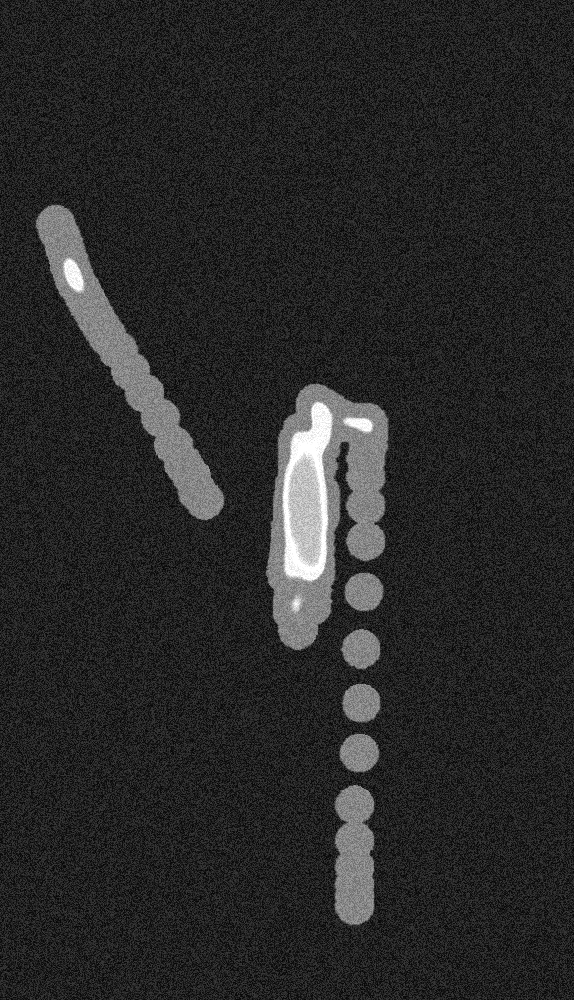
#> input picture Main/dataset/trainYES/heatmap (1)_aug35.png, 574 x 1000 px; its folder holds 4 pictures in this run
$ jupyter execute --allow-errors main.ipynb
#> lines starting #> are read from the running program, lines starting #| are printed output that depends on the picture
[cell 1]
import os
import cv2
import numpy as np
from sklearn.model_selection import train_test_split
from sklearn.ensemble import RandomForestClassifier
from sklearn.metrics import accuracy_score, confusion_matrix, classification_report

[cell 2]
# Cell 2: Load and Preprocess Data
# Define the directories for 'YES' and 'NO' images
heatmap_dir_yes = 'dataset/trainYES/'
heatmap_dir_no = 'dataset/trainNO/'

# List to store features and labels
features = []
labels = []

# Function to process images in a given directory
def process_images(dir_path, label):
#> called with dir_path = 'dataset/trainYES/', label = 1
    count = 0
    for heatmap_file in os.listdir(dir_path):
        if heatmap_file.endswith('.png'):
            # Load the heatmap image
            heatmap = cv2.imread(os.path.join(dir_path, heatmap_file), cv2.IMREAD_GRAYSCALE)
#> heatmap is the input picture: shape (1000, 574); min 6, max 255, mean 41.1

            # Resize image to a fixed size (e.g., 64x64)
            heatmap_resized = cv2.resize(heatmap, (64, 64))
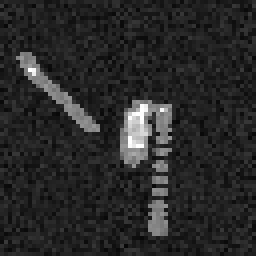
#> heatmap_resized: shape (64, 64) (shown 4 times larger); min 7, max 255, mean 40.8

            # Flatten the image to create a feature vector
            feature_vector = heatmap_resized.flatten()
#> feature_vector = 4096 values, max 255 at index 1095, min 7 at index 1964, mean 40.77

            # Append the feature vector and label to the lists
            features.append(feature_vector)
            labels.append(label)

            count += 1
            print(f"Processed {count} images from {dir_path}")
#> pass 2 of the loop in process_images, `for heatmap_file in os.listdir(dir_path):`:
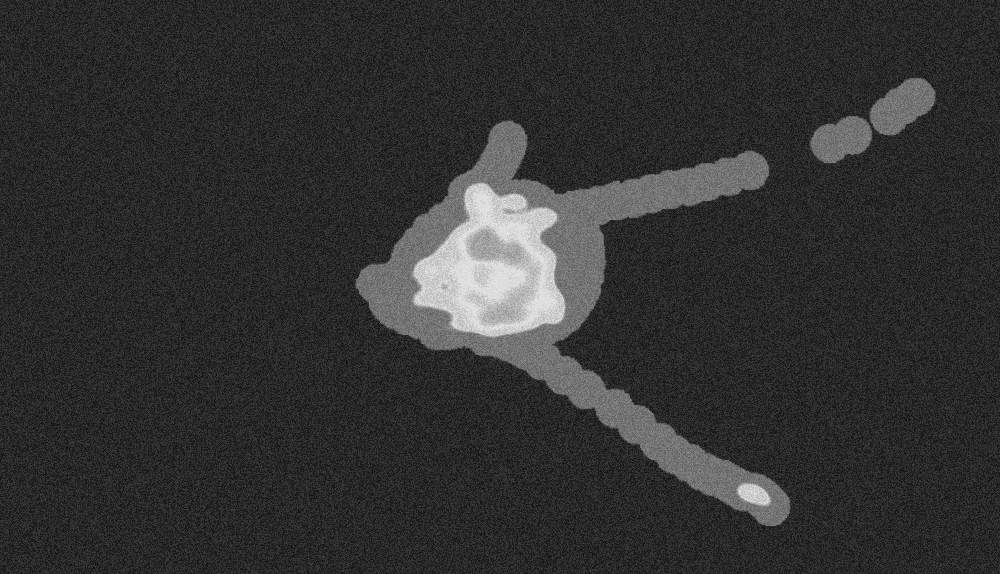
#> input picture Main/dataset/trainYES/heatmap (2)_aug51.png, 1000 x 574 px
#> in process_images, heatmap is the input picture: shape (574, 1000); min 20, max 225, mean 49.8
#> in process_images, `heatmap_resized = cv2.resize(heatmap, (64, 64))`:
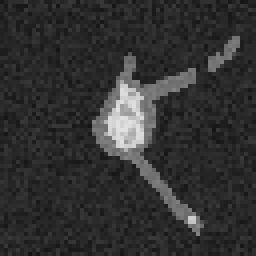
#> heatmap_resized: shape (64, 64) (shown 4 times larger); min 20, max 225, mean 50
#> feature_vector = 4096 values, max 225 at index 2013, min 20 at index 4039, mean 50
#> pass 3 of the loop in process_images, `for heatmap_file in os.listdir(dir_path):`:
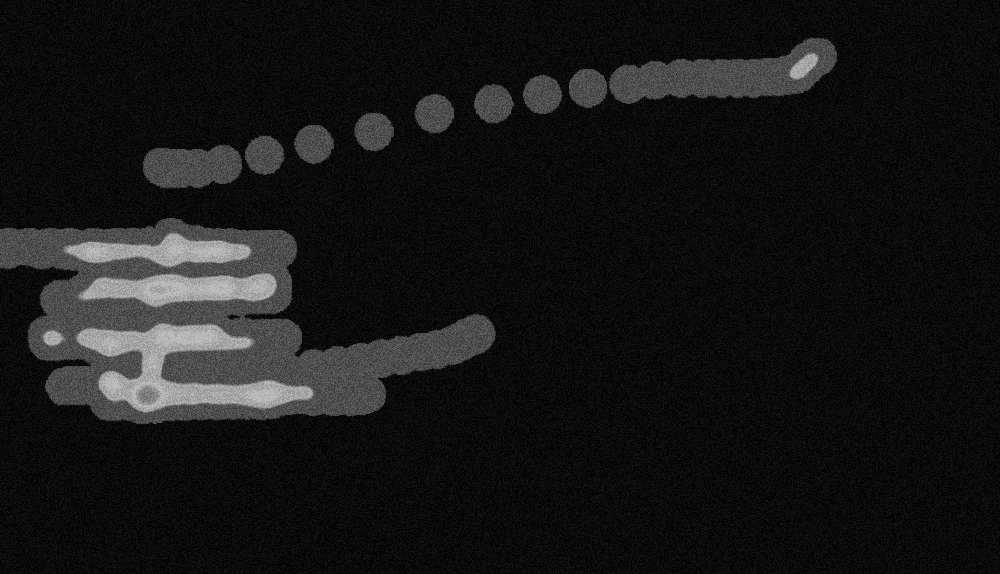
#> input picture Main/dataset/trainYES/heatmap (6)_aug98.png, 1000 x 574 px
#> in process_images, heatmap is the input picture: shape (574, 1000); min 0, max 188, mean 22.3
#> in process_images, `heatmap_resized = cv2.resize(heatmap, (64, 64))`:
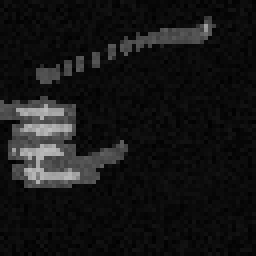
#> heatmap_resized: shape (64, 64) (shown 4 times larger); min 0, max 188, mean 22.1
#> feature_vector = 4096 values, max 188 at index 2060, min 0 at index 4038, mean 22.07
#> the loop made 4 passes; the first 3 are shown

# Process images in both directories
process_images(heatmap_dir_yes, 1)  # Label '1' for 'YES' (design is correct)
#> (the rest of this cell did not finish here and is left out)


# Convert features and labels to NumPy arrays
X = np.array(features)
y = np.array(labels)

print(f"Total images processed: {len(features)}")
